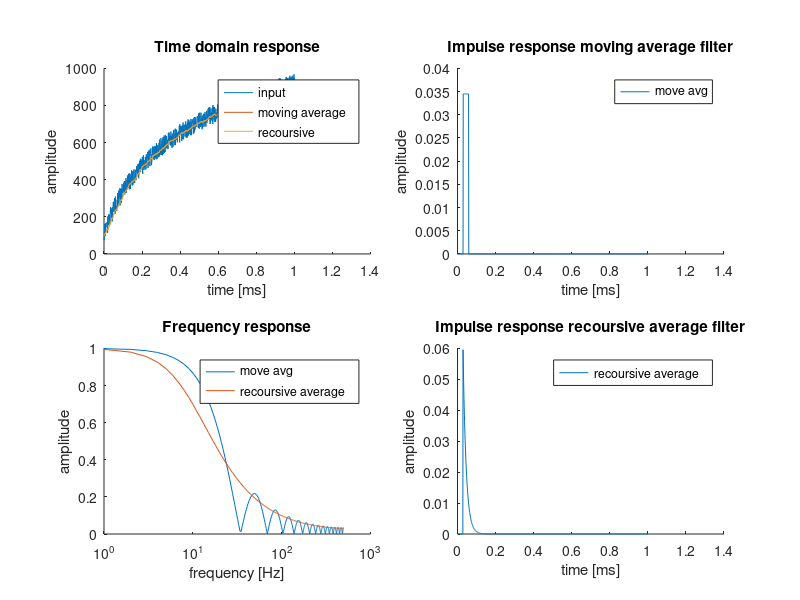

Here is the MATLAB script that generated this plot:
clear all;
pkg load signal;

inputData = csvread("appe_test_data.csv");

sps = inputData(1,1);                 #input signal sample rate 
ns = inputData(1,2);                  #get number of samples
verticalResolution = inputData(1,3);  #get vertical resolution
guard = inputData(1,4);               #get guard region
decoderRange = inputData(1,5);        

time = ns/sps;                        #input signal time period in seconds
              
########################## User filter settings ################################ 
cutof_freq = 15;                      #low pass filter frequency
move_avg_magic_x = 0.196202;          #cutof frequency calculation factor
iir_tune_factor = 1.1;                #time domain tune factor

#move average filter parameters
average_window = sqrt(1 + sps*sps*move_avg_magic_x/(cutof_freq*cutof_freq)); #number of samples for move average filter
average_window = floor(average_window);
move_average_time = average_window/sps;

t = linspace(0,time,ns);         %time axis
signal = inputData (2,:);        %get test data

############################### signal filtering ###############################

#recoursive filter
avg_win = 2*average_window/pi();
#recoursive average
iir2_coef = iir_tune_factor*1/avg_win;
recoursive_filtered = guard;
iir2_filtered(1) = recoursive_filtered;

for i=2:(ns)
  recoursive_filtered(i) = iir2_coef*(signal(i) - recoursive_filtered(i-1)) + recoursive_filtered(i-1);
endfor 

#move average
for i = 1:(ns-average_window)
  move_avg_sum = sum(signal(i:(i+average_window-1)));
  x_avg_filt(i+average_window) = move_avg_sum/average_window;
endfor
x_avg_filt(1:average_window) = recoursive_filtered(1:average_window);     %iir2_filtered(1:average_window);

#filtering error between FIR and IIR implementation

filtering_error = x_avg_filt - recoursive_filtered;

max(filtering_error)
min(filtering_error)

############################# frequency response ###############################

f_axis = sps*(0:ns/2 - 1)/ns;      %calculate freq axis

%generate dirac impuls
dirac = zeros(1,ns);
dirac(average_window+1) = ones(1,1);

#recoursive average
iir2_filtered(1) = 0;

for i=2:(ns)
  iir2_filtered(i) = iir2_coef*(dirac(i) - iir2_filtered(i-1)) + iir2_filtered(i-1);
endfor 

#clasical move average
for i = 1:(ns-average_window)
  move_avg_sum = sum(dirac(i:(i+average_window-1)));
  x_avg_response(i+average_window) = move_avg_sum/average_window;
endfor

x_avg_response(1:average_window) = 0;

%recoursive average wave spectrum
fft_iir_avg = abs(fft(iir2_filtered));   %negative frequencyes to positive 
fft_iir_avg = fft_iir_avg(1:ns/2);          %discard freqs beyound fs/2

%move average wave spectrum
fft_move_avg = abs(fft(x_avg_response));  %negative frequencyes to positive 
fft_move_avg = fft_move_avg(1:ns/2);      %discard freqs beyound fs/2

f_axis(1) = 0.0001;       %nonzeros for log scale

################## integrate impulse response #########################

sum(x_avg_response)
sum(iir2_filtered)

######################### plot results ################################
close all;
figure(1, 'position', [0,50,1900,900]);
subplot(2,2,1)
hold on;
  plot(t, signal); 
  plot(t, x_avg_filt); 
  plot(t, recoursive_filtered); 
  legend("input", "moving average   ", "recoursive");
  title("Time domain response");
  xlabel("time [ms]");
  ylabel("amplitude");
hold off;

subplot(2,2,3)
hold on;
  semilogx(f_axis, fft_move_avg, ";move avg;", f_axis, fft_iir_avg, ";recoursive average   ;");
  axis([1,1000]);
  title("Frequency response");
  xlabel("frequency [Hz]");
  ylabel("amplitude");  
hold off;

subplot(2,2,2)
hold on;
  plot(t, x_avg_response, ";move avg;");
  title("Impulse response moving average filter");
  xlabel("time [ms]");
  ylabel("amplitude");  
hold off;

subplot(2,2,4)
hold on;
  plot(t, iir2_filtered, ";recoursive average   ;");
  title("Impulse response recoursive average filter");
  xlabel("time [ms]");
  ylabel("amplitude");  
hold off;


print("Figs/filterResponse.svg", "-dsvg", "-S1600, 900");